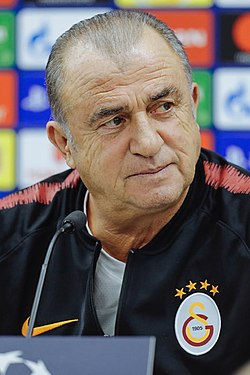
#> input picture Slayt5/fatih.jpg, 250 x 375 px, given in place of the camera
$ python '6_fılterıngbyColor.py'
#> lines starting #> are read from the running program, lines starting #| are printed output that depends on the picture; after the words box and inside, x2 and y2 are one past the last pixel; in counts of white or black regions, pixels touching at a corner belong together
import cv2
import numpy as np

#Web kamerasını başlat
cap = cv2.VideoCapture(0)

#HSV'de mavi renk aralığını tanımlayın
lower_purple = np.array([125,0,0])
upper_purple = np.array([175,255,255])

#break ifadesi çalıştırılana kadar döngü
while True:

    #web kamerası görüntüsünü oku
    ret, frame = cap.read()
#> frame is the input picture: shape (375, 250, 3); mean B, G, R 99.7, 98.8, 106.6

    #kolayca filtreleyebilmemiz için görüntüyü RBG/BGR'den HSV'ye dönüştürün
    hsv_img = cv2.cvtColor(frame, cv2.COLOR_BGR2HSV)
#> hsv_img: shape (375, 250, 3); mean H, S, V 75.7, 86.1, 124.4


    #yalnızca alt ve üst mavi arasındaki değerleri yakalamak için inRange kullanın
    mask = cv2.inRange(hsv_img, lower_purple, upper_purple)
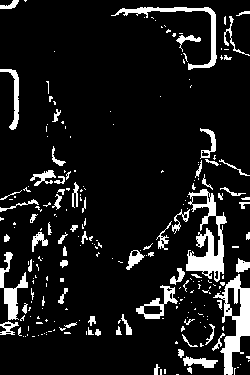
#> mask: shape (375, 250); 10.5% white; 235 white regions (166 under 20 px), largest, box (x1, y1, x2, y2) and area: (186, 189, 227, 282) 1525, (213, 274, 250, 375) 1416, (111, 7, 217, 70) 795

    #bitsel VE maskede ve orijinal çerçevemizde gerçekleştirin
    res = cv2.bitwise_and(frame, frame, mask=mask)
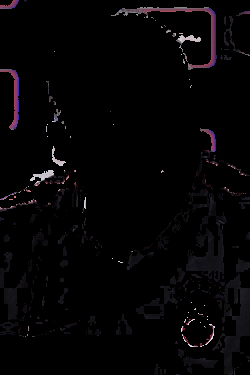
#> res: shape (375, 250, 3); mean B, G, R 5, 3.9, 5

    cv2.imshow('Original', frame)

    cv2.imshow('mask', mask)
    cv2.imshow('Filtered Color Only', res)
    if cv2.waitKey(1)== 13: #13 giriş tuşudur
#> (key Esc is pressed here)
        break
cap.release()
#> (the run stopped early here; a loop or call above may not have finished)
